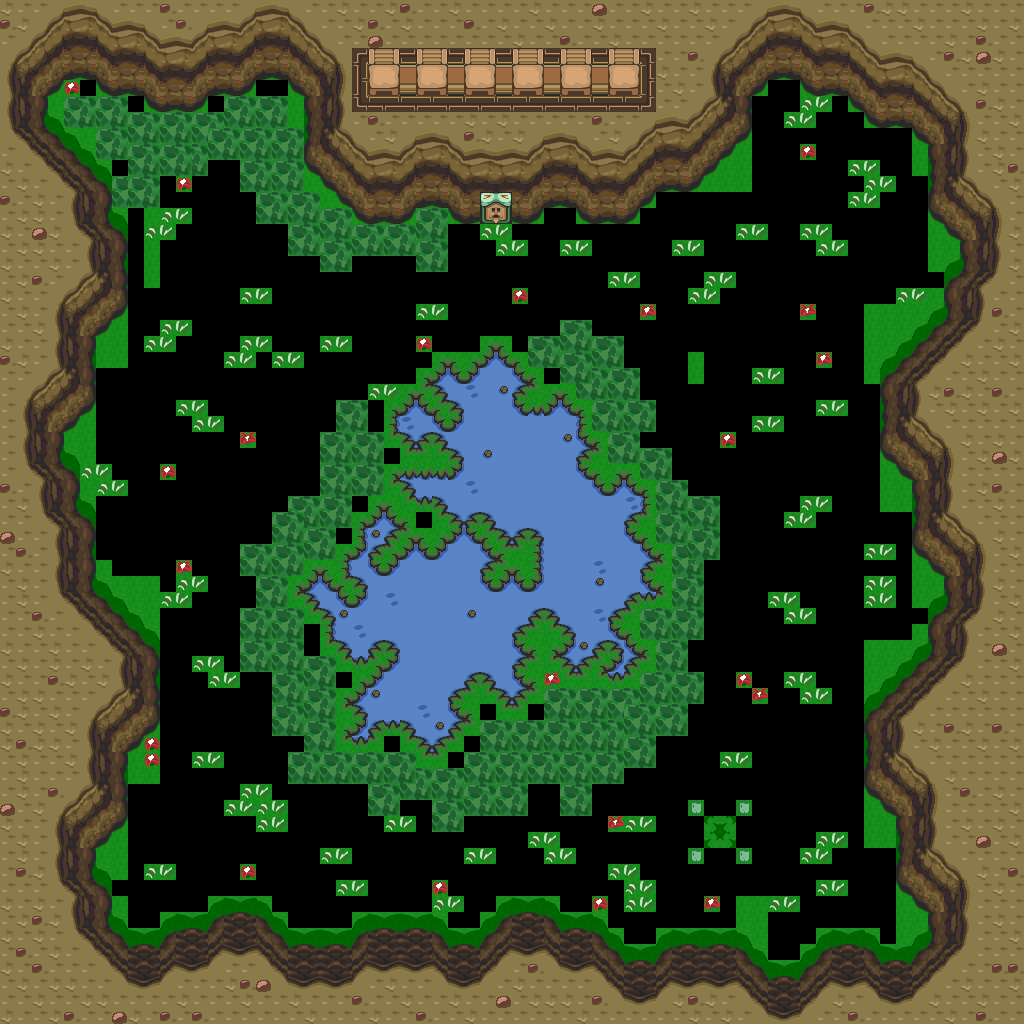

Rendered tile map (Tiled .tmx) drawn with the repository's tilesets; below, a short description and the map source with its tile grids summarised:
An orthogonal 64x64 tile map with 16x16 px tiles, 1 tile layer (base), 2 hidden layers not drawn and 5 objects.

<map version="1.10" tiledversion="1.12.1" orientation="orthogonal" renderorder="right-down" width="64" height="64" tilewidth="16" tileheight="16" infinite="0" nextlayerid="4" nextobjectid="6">
 <tileset firstgid="1" source="../classiciphone_pics4.tsx" />
 <layer id="1" name="base" width="64" height="64">
  <data>[4096 cells, 2778 non-empty, 128 distinct tile ids]</data>
 </layer>
 <layer id="2" name="collision" width="64" height="64" visible="0">
  <properties><property name="collision" value="true" /></properties>
  <data>[4096 cells, 720 non-empty, 1 distinct tile ids]</data>
 </layer>
 <layer id="3" name="water" width="64" height="64" visible="0">
  <properties><property name="terrain" value="water" /></properties>
  <data>[4096 cells, 189 non-empty, 1 distinct tile ids]</data>
 </layer>
 <objectgroup id="4" name="npcs">
  <object id="1" x="480.0" y="208.0" width="16" height="16">
   <properties>
    <property name="script" type="string">-- Auto-converted from GraalScript
joinResource("sign")
-- [CLIENT-SIDE — server no-op]
-- if (created) setstring this.text,
-- Say done to leave</property>
   </properties>
  </object>
  <object id="2" x="352.0" y="80.0" width="16" height="16">
   <properties>
    <property name="script" type="string">-- Auto-converted from GraalScript
-- [CLIENT-SIDE — server no-op]
-- if (playerenters || timeout) {
-- if ((playerx in &lt;20,38&gt; &amp;&amp; playery in &lt;1,5 &gt;)) {
-- movement_handleitems = 0.1;
-- movement_handlesword = 0.1;
-- 
-- }
-- timeout = 0.05;
-- }</property>
   </properties>
  </object>
  <object id="3" x="16.0" y="192.0" width="16" height="16">
   <properties>
    <property name="script" type="string">-- Auto-converted from GraalScript
-- [CLIENT-SIDE — server no-op]
-- if (playerchats &amp;&amp; strequals(#c,watch)) {
-- this.focus = 1;
-- this.focusx = playerx * 16;
-- this.focusy = playery * 16;
-- if (this.focusx &lt; screenwidth / 2 - 24) this.focusx = screenwidth / 2 - 24;
-- if (this.focusx &gt; 1024 - screenwidth / 2) this.focusx = 1024 - screenwidth / 2 - 16;
-- if (this.focusy &lt; screenheight / 2 - 24) this.focusy = screenheight / 2 - 24;
-- if (this.focusy &gt; 1024 - screenheight / 2) this.focusy = 1024 - screenheight / 2 - 16;
-- movement_handlesword = 0.1;
-- movement_handleitems = 0.1;
-- movement_handlekeys = 0.1;
-- timeout = 0.05;
-- }
-- if (timeout) {
-- if (keydown(5)) {
-- this.focus = 0;
-- resetfocus;
-- }
-- elseif (this.focus == 1) {
-- if (keydown(0) &amp;&amp; this.focusy &gt;= screenheight / 2 - 8) this.focusy -= 16;
-- if (keydown(1) &amp;&amp; this.focusx &gt;= screenwidth / 2 - 8) this.focusx -= 16;
-- if (keydown(2) &amp;&amp; this.focusy &lt;= 1024 - screenheight / 2 - 32) this.focusy += 16;
-- if (keydown(3) &amp;&amp; this.focusx &lt;= 1024 - screenwidth / 2 - 32) this.focusx += 16;
-- setfocus this.focusx / 16,this.focusy / 16;
-- movement_handlesword = 0.1;
-- movement_handleitems = 0.1;
-- movement_handlekeys = 0.1;
-- timeout = 0.05;
-- }
-- }</property>
   </properties>
  </object>
  <object id="4" x="16.0" y="256.0" width="16" height="16">
   <properties>
    <property name="script" type="string">-- Auto-converted from GraalScript
-- function onPlayerChats() {
-- if (player.chat == "Done") {
-- player.setlevel2("pk_area_01.nw",30.5,33);
end
end</property>
   </properties>
  </object>
  <object id="5" x="0.0" y="144.0" width="16" height="16">
   <properties>
    <property name="script" type="string">-- Auto-converted from GraalScript
joinResource("level_pklevel")</property>
   </properties>
  </object>
 </objectgroup>
</map>
